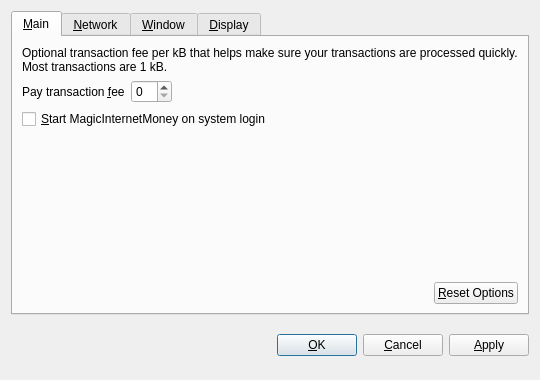
<?xml version="1.0" encoding="UTF-8"?>
<ui version="4.0">
 <class>OptionsDialog</class>
 <widget class="QDialog" name="OptionsDialog">
  <property name="geometry">
   <rect>
    <x>0</x>
    <y>0</y>
    <width>540</width>
    <height>380</height>
   </rect>
  </property>
  <property name="windowTitle">
   <string>Options</string>
  </property>
  <property name="modal">
   <bool>true</bool>
  </property>
  <layout class="QVBoxLayout" name="verticalLayout">
   <item>
    <widget class="QTabWidget" name="tabWidget">
     <property name="tabPosition">
      <enum>QTabWidget::North</enum>
     </property>
     <property name="currentIndex">
      <number>0</number>
     </property>
     <widget class="QWidget" name="tabMain">
      <attribute name="title">
       <string>&amp;Main</string>
      </attribute>
      <layout class="QVBoxLayout" name="verticalLayout_Main">
       <item>
        <widget class="QLabel" name="transactionFeeInfoLabel">
         <property name="text">
          <string>Optional transaction fee per kB that helps make sure your transactions are processed quickly. Most transactions are 1 kB.</string>
         </property>
         <property name="textFormat">
          <enum>Qt::PlainText</enum>
         </property>
         <property name="wordWrap">
          <bool>true</bool>
         </property>
        </widget>
       </item>
       <item>
        <layout class="QHBoxLayout" name="horizontalLayout_1_Main">
         <item>
          <widget class="QLabel" name="transactionFeeLabel">
           <property name="text">
            <string>Pay transaction &amp;fee</string>
           </property>
           <property name="textFormat">
            <enum>Qt::PlainText</enum>
           </property>
           <property name="buddy">
            <cstring>transactionFee</cstring>
           </property>
          </widget>
         </item>
         <item>
          <widget class="BitcoinAmountField" name="transactionFee"/>
         </item>
         <item>
          <spacer name="horizontalSpacer_1_Main">
           <property name="orientation">
            <enum>Qt::Horizontal</enum>
           </property>
           <property name="sizeHint" stdset="0">
            <size>
             <width>40</width>
             <height>20</height>
            </size>
           </property>
          </spacer>
         </item>
        </layout>
       </item>
       <item>
        <widget class="QCheckBox" name="bitcoinAtStartup">
         <property name="toolTip">
          <string>Automatically start MagicInternetMoney after logging in to the system.</string>
         </property>
         <property name="text">
          <string>&amp;Start MagicInternetMoney on system login</string>
         </property>
        </widget>
       </item>
       <item>
        <spacer name="verticalSpacer_Main">
         <property name="orientation">
          <enum>Qt::Vertical</enum>
         </property>
         <property name="sizeHint" stdset="0">
          <size>
           <width>20</width>
           <height>40</height>
          </size>
         </property>
        </spacer>
       </item>
       <item>
        <layout class="QHBoxLayout" name="horizontalLayout_2_Main">
         <item>
          <spacer name="horizontalSpacer_2_Main">
           <property name="orientation">
            <enum>Qt::Horizontal</enum>
           </property>
           <property name="sizeHint" stdset="0">
            <size>
             <width>40</width>
             <height>20</height>
            </size>
           </property>
          </spacer>
         </item>
         <item>
          <widget class="QPushButton" name="resetButton">
           <property name="toolTip">
            <string>Reset all client options to default.</string>
           </property>
           <property name="text">
            <string>&amp;Reset Options</string>
           </property>
           <property name="autoDefault">
            <bool>false</bool>
           </property>
          </widget>
         </item>
        </layout>
       </item>
      </layout>
     </widget>
     <widget class="QWidget" name="tabNetwork">
      <attribute name="title">
       <string>&amp;Network</string>
      </attribute>
      <layout class="QVBoxLayout" name="verticalLayout_Network">
       <item>
        <widget class="QCheckBox" name="mapPortUpnp">
         <property name="toolTip">
          <string>Automatically open the MagicInternetMoney client port on the router. This only works when your router supports UPnP and it is enabled.</string>
         </property>
         <property name="text">
          <string>Map port using &amp;UPnP</string>
         </property>
        </widget>
       </item>
       <item>
        <widget class="QCheckBox" name="connectSocks">
         <property name="toolTip">
          <string>Connect to the MagicInternetMoney network through a SOCKS proxy (e.g. when connecting through Tor).</string>
         </property>
         <property name="text">
          <string>&amp;Connect through SOCKS proxy:</string>
         </property>
        </widget>
       </item>
       <item>
        <layout class="QHBoxLayout" name="horizontalLayout_Network">
         <item>
          <widget class="QLabel" name="proxyIpLabel">
           <property name="text">
            <string>Proxy &amp;IP:</string>
           </property>
           <property name="textFormat">
            <enum>Qt::PlainText</enum>
           </property>
           <property name="buddy">
            <cstring>proxyIp</cstring>
           </property>
          </widget>
         </item>
         <item>
          <widget class="QValidatedLineEdit" name="proxyIp">
           <property name="maximumSize">
            <size>
             <width>140</width>
             <height>16777215</height>
            </size>
           </property>
           <property name="toolTip">
            <string>IP address of the proxy (e.g. 127.0.0.1)</string>
           </property>
          </widget>
         </item>
         <item>
          <widget class="QLabel" name="proxyPortLabel">
           <property name="text">
            <string>&amp;Port:</string>
           </property>
           <property name="textFormat">
            <enum>Qt::PlainText</enum>
           </property>
           <property name="buddy">
            <cstring>proxyPort</cstring>
           </property>
          </widget>
         </item>
         <item>
          <widget class="QLineEdit" name="proxyPort">
           <property name="maximumSize">
            <size>
             <width>55</width>
             <height>16777215</height>
            </size>
           </property>
           <property name="toolTip">
            <string>Port of the proxy (e.g. 9050)</string>
           </property>
          </widget>
         </item>
         <item>
          <widget class="QLabel" name="socksVersionLabel">
           <property name="text">
            <string>SOCKS &amp;Version:</string>
           </property>
           <property name="textFormat">
            <enum>Qt::PlainText</enum>
           </property>
           <property name="buddy">
            <cstring>socksVersion</cstring>
           </property>
          </widget>
         </item>
         <item>
          <widget class="QValueComboBox" name="socksVersion">
           <property name="toolTip">
            <string>SOCKS version of the proxy (e.g. 5)</string>
           </property>
          </widget>
         </item>
         <item>
          <spacer name="horizontalSpacer_Network">
           <property name="orientation">
            <enum>Qt::Horizontal</enum>
           </property>
           <property name="sizeHint" stdset="0">
            <size>
             <width>40</width>
             <height>20</height>
            </size>
           </property>
          </spacer>
         </item>
        </layout>
       </item>
       <item>
        <spacer name="verticalSpacer_Network">
         <property name="orientation">
          <enum>Qt::Vertical</enum>
         </property>
         <property name="sizeHint" stdset="0">
          <size>
           <width>20</width>
           <height>40</height>
          </size>
         </property>
        </spacer>
       </item>
      </layout>
     </widget>
     <widget class="QWidget" name="tabWindow">
      <attribute name="title">
       <string>&amp;Window</string>
      </attribute>
      <layout class="QVBoxLayout" name="verticalLayout_Window">
       <item>
        <widget class="QCheckBox" name="minimizeToTray">
         <property name="toolTip">
          <string>Show only a tray icon after minimizing the window.</string>
         </property>
         <property name="text">
          <string>&amp;Minimize to the tray instead of the taskbar</string>
         </property>
        </widget>
       </item>
       <item>
        <widget class="QCheckBox" name="minimizeOnClose">
         <property name="toolTip">
          <string>Minimize instead of exit the application when the window is closed. When this option is enabled, the application will be closed only after selecting Quit in the menu.</string>
         </property>
         <property name="text">
          <string>M&amp;inimize on close</string>
         </property>
        </widget>
       </item>
       <item>
        <spacer name="verticalSpacer_Window">
         <property name="orientation">
          <enum>Qt::Vertical</enum>
         </property>
         <property name="sizeHint" stdset="0">
          <size>
           <width>20</width>
           <height>40</height>
          </size>
         </property>
        </spacer>
       </item>
      </layout>
     </widget>
     <widget class="QWidget" name="tabDisplay">
      <attribute name="title">
       <string>&amp;Display</string>
      </attribute>
      <layout class="QVBoxLayout" name="verticalLayout_Display">
       <item>
        <layout class="QHBoxLayout" name="horizontalLayout_1_Display">
         <item>
          <widget class="QLabel" name="langLabel">
           <property name="text">
            <string>User Interface &amp;language:</string>
           </property>
           <property name="textFormat">
            <enum>Qt::PlainText</enum>
           </property>
           <property name="buddy">
            <cstring>lang</cstring>
           </property>
          </widget>
         </item>
         <item>
          <widget class="QValueComboBox" name="lang">
           <property name="toolTip">
            <string>The user interface language can be set here. This setting will take effect after restarting MagicInternetMoney.</string>
           </property>
          </widget>
         </item>
        </layout>
       </item>
       <item>
        <layout class="QHBoxLayout" name="horizontalLayout_2_Display">
         <item>
          <widget class="QLabel" name="unitLabel">
           <property name="text">
            <string>&amp;Unit to show amounts in:</string>
           </property>
           <property name="textFormat">
            <enum>Qt::PlainText</enum>
           </property>
           <property name="buddy">
            <cstring>unit</cstring>
           </property>
          </widget>
         </item>
         <item>
          <widget class="QValueComboBox" name="unit">
           <property name="toolTip">
            <string>Choose the default subdivision unit to show in the interface and when sending coins.</string>
           </property>
          </widget>
         </item>
        </layout>
       </item>
       <item>
        <widget class="QCheckBox" name="displayAddresses">
         <property name="toolTip">
          <string>Whether to show MagicInternetMoney addresses in the transaction list or not.</string>
         </property>
         <property name="text">
          <string>&amp;Display addresses in transaction list</string>
         </property>
        </widget>
       </item>
       <item>
        <widget class="QCheckBox" name="coinControlFeatures">
         <property name="toolTip">
          <string>Whether to show coin control features or not.</string>
         </property>
         <property name="text">
          <string>Display coin &amp;control features (experts only!)</string>
         </property>
        </widget>
       </item>
       <item>
        <spacer name="verticalSpacer_Display">
         <property name="orientation">
          <enum>Qt::Vertical</enum>
         </property>
         <property name="sizeHint" stdset="0">
          <size>
           <width>20</width>
           <height>40</height>
          </size>
         </property>
        </spacer>
       </item>
      </layout>
     </widget>
    </widget>
   </item>
   <item>
    <layout class="QHBoxLayout" name="horizontalLayout_Buttons">
     <item>
      <spacer name="horizontalSpacer_1">
       <property name="orientation">
        <enum>Qt::Horizontal</enum>
       </property>
       <property name="sizeHint" stdset="0">
        <size>
         <width>40</width>
         <height>48</height>
        </size>
       </property>
      </spacer>
     </item>
     <item>
      <widget class="QLabel" name="statusLabel">
       <property name="font">
        <font>
         <weight>75</weight>
         <bold>true</bold>
        </font>
       </property>
       <property name="text">
        <string/>
       </property>
       <property name="textFormat">
        <enum>Qt::PlainText</enum>
       </property>
       <property name="wordWrap">
        <bool>true</bool>
       </property>
      </widget>
     </item>
     <item>
      <spacer name="horizontalSpacer_2">
       <property name="orientation">
        <enum>Qt::Horizontal</enum>
       </property>
       <property name="sizeHint" stdset="0">
        <size>
         <width>40</width>
         <height>48</height>
        </size>
       </property>
      </spacer>
     </item>
     <item>
      <widget class="QPushButton" name="okButton">
       <property name="text">
        <string>&amp;OK</string>
       </property>
      </widget>
     </item>
     <item>
      <widget class="QPushButton" name="cancelButton">
       <property name="text">
        <string>&amp;Cancel</string>
       </property>
       <property name="autoDefault">
        <bool>false</bool>
       </property>
      </widget>
     </item>
     <item>
      <widget class="QPushButton" name="applyButton">
       <property name="text">
        <string>&amp;Apply</string>
       </property>
       <property name="autoDefault">
        <bool>false</bool>
       </property>
      </widget>
     </item>
    </layout>
   </item>
  </layout>
 </widget>
 <customwidgets>
  <customwidget>
   <class>BitcoinAmountField</class>
   <extends>QSpinBox</extends>
   <header>bitcoinamountfield.h</header>
  </customwidget>
  <customwidget>
   <class>QValueComboBox</class>
   <extends>QComboBox</extends>
   <header>qvaluecombobox.h</header>
  </customwidget>
  <customwidget>
   <class>QValidatedLineEdit</class>
   <extends>QLineEdit</extends>
   <header>qvalidatedlineedit.h</header>
  </customwidget>
 </customwidgets>
 <resources/>
 <connections/>
</ui>
